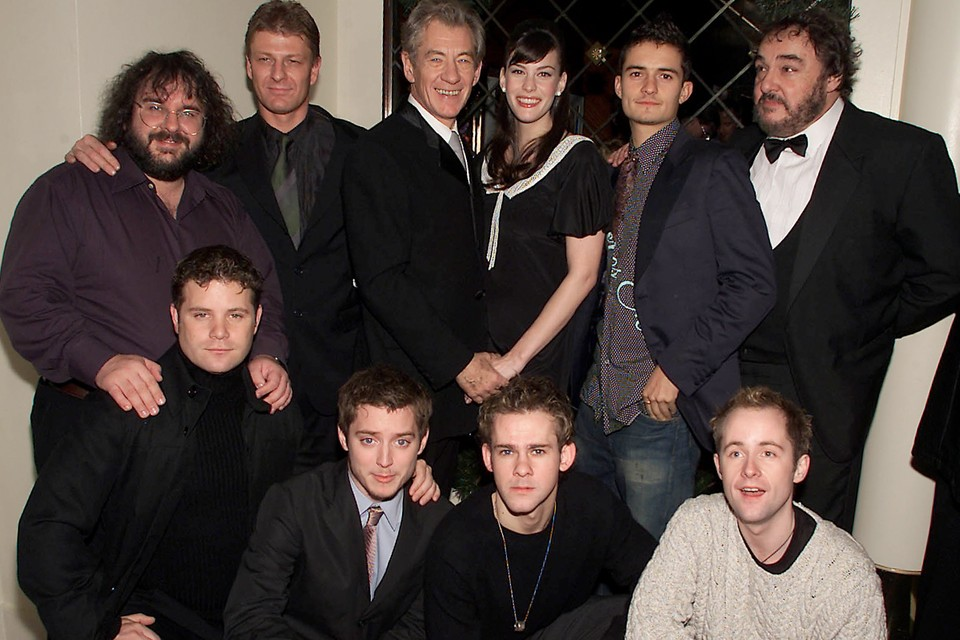
#> input picture lotr.jpg, 960 x 640 px
$ python Face_Detectioning.py
#> lines starting #> are read from the running program, lines starting #| are printed output that depends on the picture
# Importing libraries
from PIL import Image
import inspect
import cv2 as cv
import numpy as np
import matplotlib.pyplot as plt

# Creating the classifier
face_classifier = cv.CascadeClassifier('haarcascade_frontalface_default.xml')

# Opening the Image
image = cv.imread('lotr.jpg')
#> image is the input picture: shape (640, 960, 3); mean B, G, R 60.4, 64, 75.4
# Converting the color spaces in order to analyse correctly
fixed_image = cv.cvtColor(image,cv.COLOR_BGR2RGB)

# Detecting the Faces
faces = face_classifier.detectMultiScale(image,1.3,5)
#> faces = [[410, 30, 77, 77], [242, 32, 76, 76], [494, 47, 72, 72], [612, 44, 80, 80], [177, 283, 85, 85], [480, 418, 86, 86], [346, 411, 77, 77], [706, 415, 94, 94], [123, 71, 96, 96]]

# If there is no face on the photo, print an info message
if faces is():
    print('No faces found')

# Function to detect the face
def detect_face(fixed_image):
    face_rects = face_classifier.detectMultiScale(fixed_image)
#> face_rects = [[727, 499, 60, 60], [495, 47, 69, 69], [611, 44, 80, 80], [409, 29, 79, 79], [480, 418, 84, 84], [243, 32, 74, 74], [177, 284, 84, 84], [343, 407, 84, 84], [706, 414, 94, 94], [751, 8, 79, 79], [728, 29, 96, 96], [123, 71, 96, 96]]
    for(x,y,w,h) in face_rects:
        cv.rectangle(fixed_image, (x,y), (x+w, y+h), (255,0,0), 10)
#> this loop made 12 passes
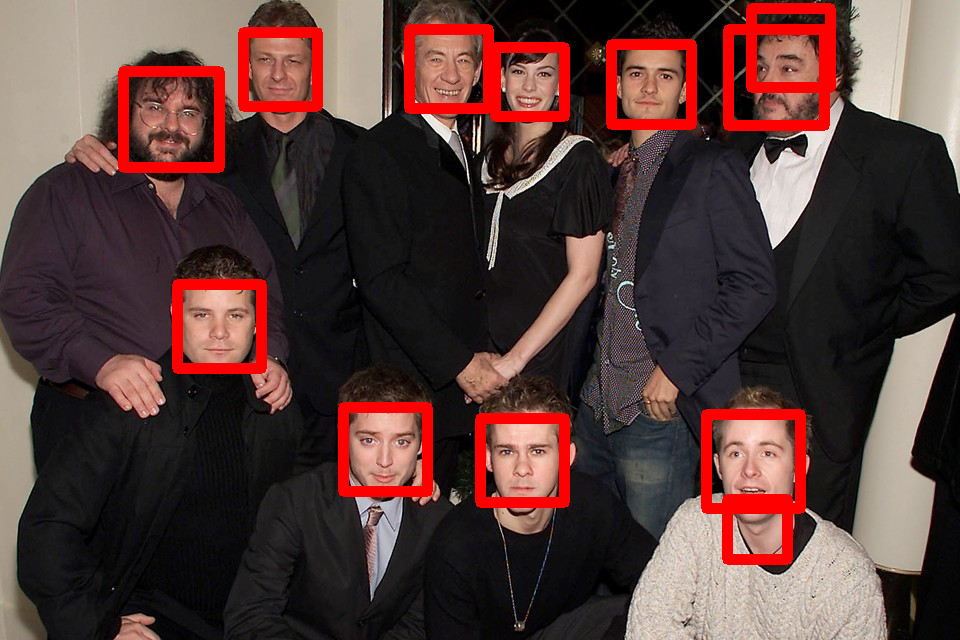
#> fixed_image: shape (640, 960, 3); mean R, G, B 86.5, 59.5, 56.4
    return fixed_image

result = detect_face(fixed_image)
plt.imshow(result)
plt.show()

$ run again, with 70s_Show.jpg copied over lotr.jpg
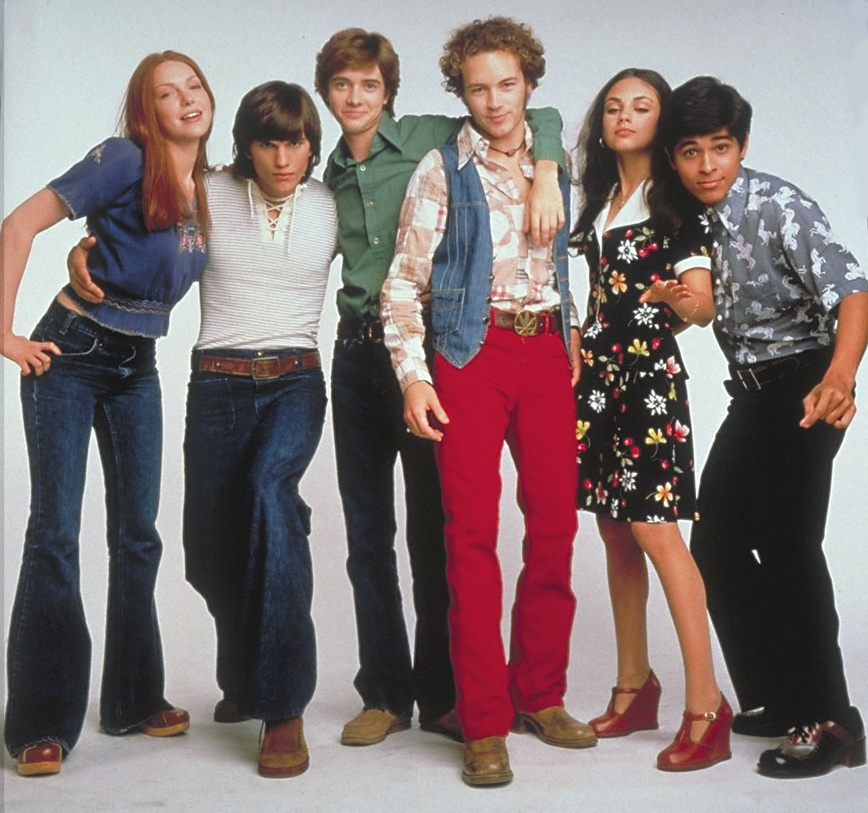
#> input picture 70s_Show.jpg, 868 x 813 px, shrunk from 1039 x 973 before the run
#> image is the input picture: shape (813, 868, 3); mean B, G, R 117.2, 117.4, 131.4
#> faces = [[321, 58, 70, 70], [458, 59, 74, 74], [594, 82, 68, 68], [670, 123, 74, 74], [151, 65, 69, 69]]
#> face_rects = [[321, 58, 70, 70], [457, 59, 73, 73], [250, 121, 65, 65], [669, 122, 76, 76], [148, 64, 70, 70], [593, 80, 69, 69]]
#> the loop in detect_face, `for(x,y,w,h) in face_rects:` made 6 passes
#> after the loop in detect_face, `for(x,y,w,h) in face_rects:`:
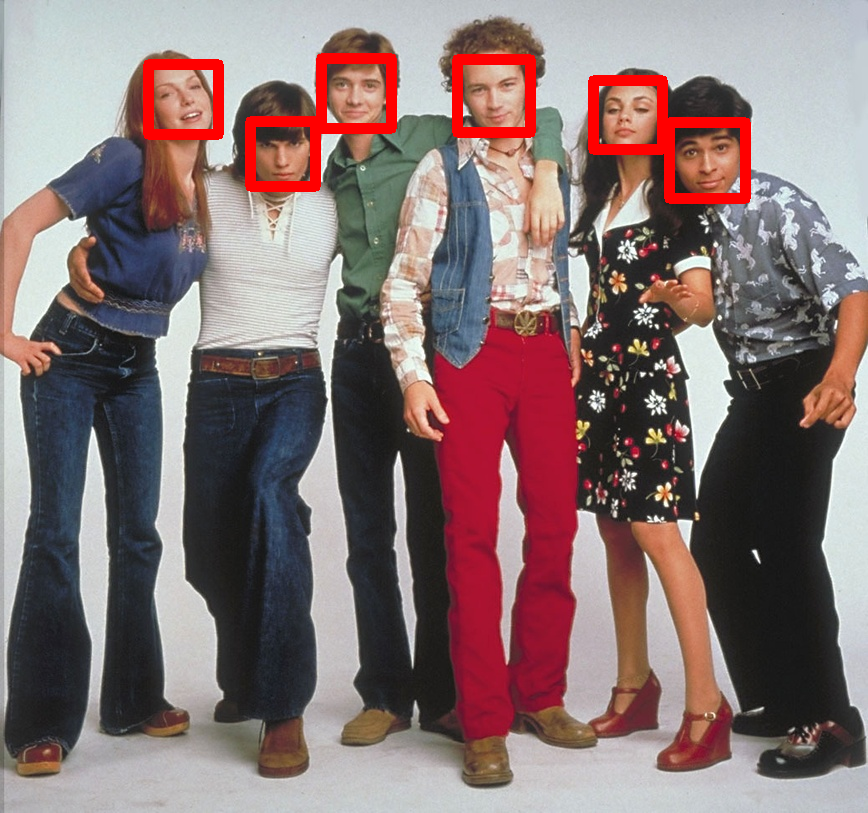
#> fixed_image: shape (813, 868, 3); mean R, G, B 134.8, 114.7, 114.7

$ run again, with floyd.jpg copied over lotr.jpg
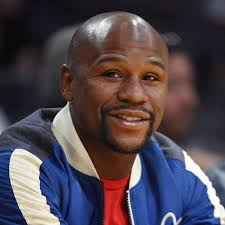
#> input picture floyd.jpg, 225 x 225 px
#> image is the input picture: shape (225, 225, 3); mean B, G, R 77.6, 68.5, 78.6
#> faces = [[83, 39, 100, 100]]
#> face_rects = [[84, 40, 96, 96]]
#> the loop in detect_face, `for(x,y,w,h) in face_rects:` made 1 pass
#> after the loop in detect_face, `for(x,y,w,h) in face_rects:`:
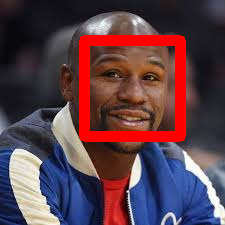
#> fixed_image: shape (225, 225, 3); mean R, G, B 92.3, 63.2, 72.7

$ run again, with oscar_selfie.jpg copied over lotr.jpg
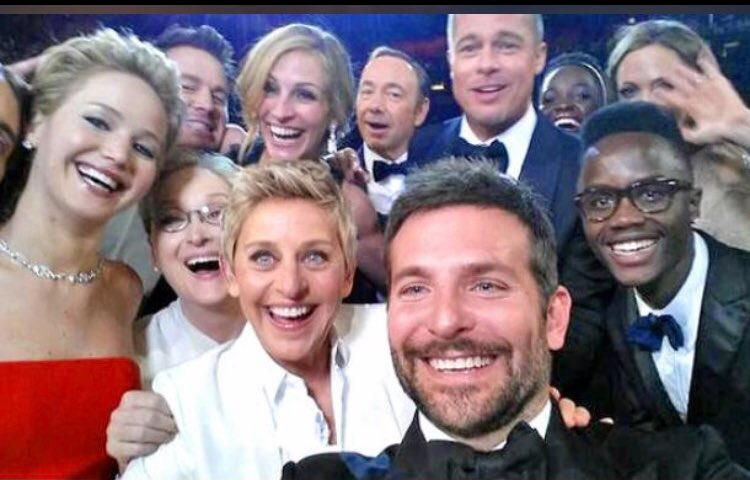
#> input picture oscar_selfie.jpg, 750 x 480 px
#> image is the input picture: shape (480, 750, 3); mean B, G, R 122.4, 115.5, 133.6
#> faces = [[339, 57, 85, 85], [438, 7, 101, 101], [235, 53, 104, 104], [571, 147, 121, 121], [220, 205, 136, 136], [362, 207, 200, 200]]
#> face_rects = [[343, 60, 78, 78], [438, 8, 99, 99], [235, 53, 104, 104], [219, 203, 138, 138], [16, 71, 124, 124], [561, 140, 134, 134], [358, 208, 198, 198]]
#> the loop in detect_face, `for(x,y,w,h) in face_rects:` made 7 passes
#> after the loop in detect_face, `for(x,y,w,h) in face_rects:`:
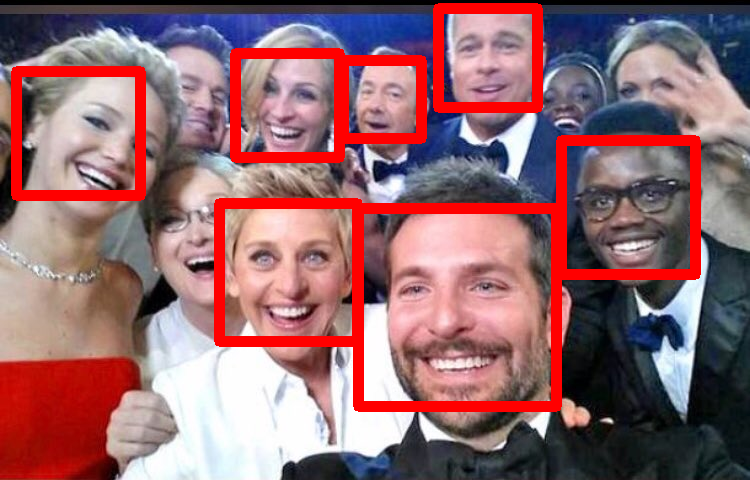
#> fixed_image: shape (480, 750, 3); mean R, G, B 146.5, 104.3, 110.3
